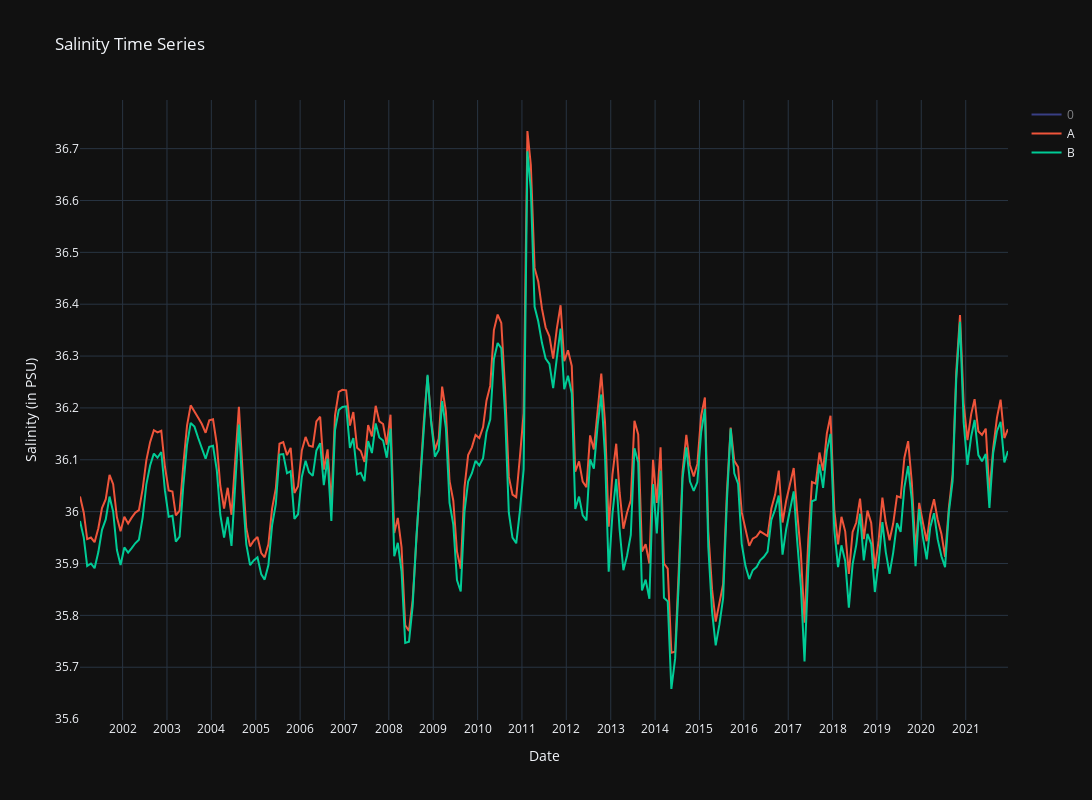

Source (notebook cell):
### Markdown cell above
#### Comparison of salinity of all geopoints

### Code cell
import plotly.graph_objs as go
import math

# Create empty traces list and loop through each geopoint
traces = []
for point in geopoint:
    # access dataframe
    df = geopoint[point]
    # create trace for each dataset
    trace = go.Scatter(x=df['DATE-YMD'], y=df['Salinity'], mode='lines', name=point)
    # append trace to traces list
    traces.append(trace)

# create layout for the plot
layout = go.Layout(title=f'Salinity Time Series',
                   xaxis=dict(title='Date', dtick='M12'),
                   yaxis=dict(title='Salinity (in PSU)', dtick=0.1),
                   height = 800, width=1200,
                   template='plotly_dark')
# create figure object and plot the traces
fig = go.Figure(data=traces, layout=layout)
fig.show()

### Figure 1 — Plotly figure (JSON) as saved in the notebook; plotly's stock layout.template omitted (floating-point values rounded to 4 significant figures; data arrays with more than 128 entries replaced by an {"elided": "..."} marker saying what was removed)
{"data": [{"mode": "lines", "name": "0", "type": "scatter", "visible": "legendonly", "x": {"elided": "252 str values"}, "y": {"elided": "252 float values"}}, {"mode": "lines", "name": "A", "type": "scatter", "x": {"elided": "252 str values"}, "y": {"elided": "252 float values"}}, {"mode": "lines", "name": "B", "type": "scatter", "x": {"elided": "252 str values"}, "y": {"elided": "252 float values"}}], "layout": {"height": 800, "title": {"text": "Salinity Time Series"}, "width": 1200, "xaxis": {"autorange": true, "dtick": "M12", "range": ["2001-01-15", "2021-12-15"], "title": {"text": "Date"}, "type": "date"}, "yaxis": {"autorange": true, "dtick": 0.1, "range": [35.6, 36.79], "title": {"text": "Salinity (in PSU)"}, "type": "linear"}}}
